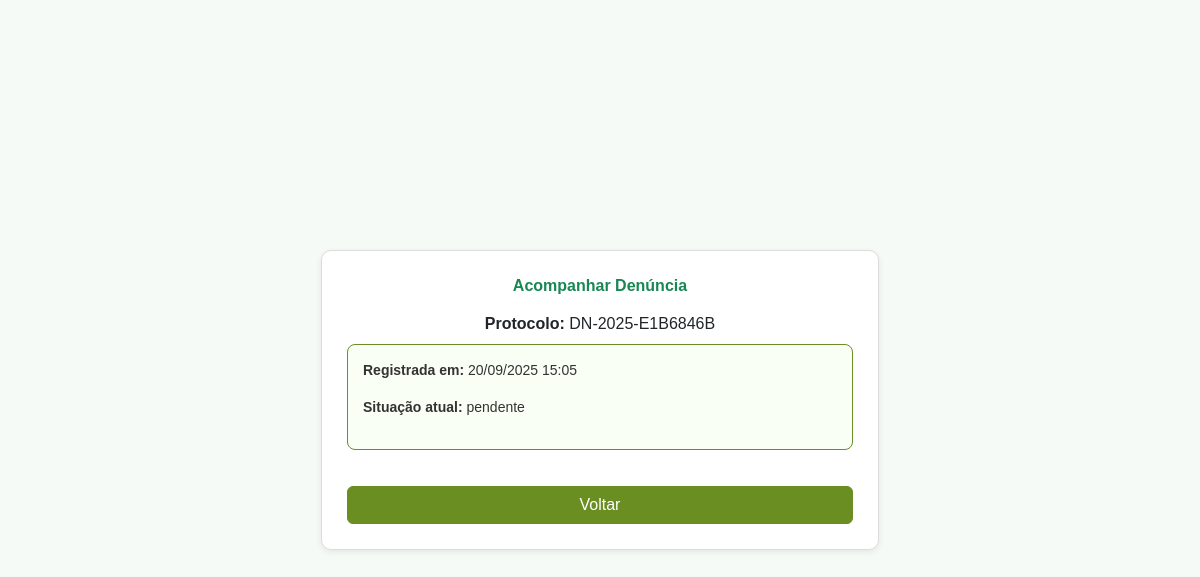
The app's page /denuncias/resultado_denuncia.php?protocolo=DN-2025-E1B6846B with its own data.
### tables this page shows
CREATE TABLE `denuncias` (
  `id_denuncia` int NOT NULL AUTO_INCREMENT,
  `id_empresa` int NOT NULL,
  `id_filial` int DEFAULT NULL,
  `atos_ilicitos` varchar(40) DEFAULT NULL,
  `conduta` varchar(120) DEFAULT NULL,
  `descumprimento_normas` varchar(30) DEFAULT NULL,
  `tipo_denuncia` varchar(60) DEFAULT NULL,
  `sigilo_informacoes` varchar(60) DEFAULT NULL,
  `onde_ocorreu` text,
  `quando_ocorreu` text,
  `quem_cometeu` text,
  `continua_ocorrendo` text,
  `testemunhas` text,
  `descreva_ocorrido` text,
  `grau_certeza` varchar(120) DEFAULT NULL,
  `protocolo` varchar(120) DEFAULT NULL,
  `termo` tinyint(1) DEFAULT '0',
  `email_notificacao` varchar(255) DEFAULT NULL,
  `status` enum('pendente','em_analise','concluida') DEFAULT 'pendente',
  `created_at` timestamp NULL DEFAULT CURRENT_TIMESTAMP,
  `updated_at` timestamp NULL DEFAULT CURRENT_TIMESTAMP ON UPDATE CURRENT_TIMESTAMP,
  PRIMARY KEY (`id_denuncia`),
  KEY `fk_denuncia_empresa` (`id_empresa`),
  KEY `fk_denuncia_filial` (`id_filial`),
  CONSTRAINT `fk_denuncia_empresa` FOREIGN KEY (`id_empresa`) REFERENCES `empresas` (`id_empresa`) ON DELETE CASCADE ON UPDATE CASCADE,
  CONSTRAINT `fk_denuncia_filial` FOREIGN KEY (`id_filial`) REFERENCES `filiais` (`id_filial`) ON DELETE SET NULL ON UPDATE CASCADE
);

### denuncias/resultado_denuncia.php (the view, shortened to what this page needs)
<?php
require_once __DIR__ . '/../config/db.php';
$protocolo = $_GET['protocolo'] ?? null;
$denuncia  = null;
if ($protocolo) {
    $stmt = $pdo->prepare("SELECT * FROM denuncias WHERE protocolo = ?");
    $stmt->execute([$protocolo]);
    $denuncia = $stmt->fetch(PDO::FETCH_ASSOC);
}
?>
<!DOCTYPE html>
<html lang="pt-BR">
<head>
  <link href="https://cdn.jsdelivr.net/npm/bootstrap@5.3.0/dist/css/bootstrap.min.css" rel="stylesheet">
</head>
<body>
<div class="container d-flex justify-content-center align-items-center vh-100">
  <div class="col-md-8 col-lg-6">
    <div class="card-custom text-center">
      <h6 class="fw-bold text-success mb-3">Acompanhar Denúncia</h6>
      <?php if ($denuncia): ?>
        <p class="mb-2">
          <strong>Protocolo:</strong>
          <span class="text-dark">
            <?= htmlspecialchars($denuncia['protocolo'], ENT_QUOTES, 'UTF-8') ?>
          </span>
        </p>
        <div class="status-box">
          <p><strong>Registrada em:</strong> <?= date('d/m/Y H:i', strtotime($denuncia['created_at'])); ?></p>
          <p><strong>Situação atual:</strong> <?= htmlspecialchars($denuncia['status'] ?? 'em_analise', ENT_QUOTES, 'UTF-8') ?></p>
        </div>
      <?php else: ?>
        <div class="alert alert-danger">
          Protocolo não encontrado.
        </div>
      <?php endif; ?>
      <a href="denuncia_passo1.php" class="btn btn-primary-custom text-white mt-3">Voltar</a>
    </div>
  </div>
</div>
</body>
</html>

### denuncias/resultado_denuncia.php (style rules this page uses)
body { background-color: #f6faf6; font-family: Arial, sans-serif; }
.card-custom { border: 1px solid #dcdcdc; border-radius: 10px; padding: 25px; background: #fff; box-shadow: 0 2px 6px rgba(0,0,0,0.08); }
.status-box { border: 1px solid #6b8e23; border-radius: 8px; padding: 15px; font-size: 14px; text-align: left; margin-bottom: 20px; background: #f9fff5; color: #333; }
.btn-primary-custom { background-color: #6b8e23; border-color: #6b8e23; width: 100%; color: #fff; transition: background-color 0.3s, transform 0.2s; }

### records on screen
denuncias: protocolo "DN-2025-E1B6846B", created_at "20/09/2025 15:05", status "pendente"
